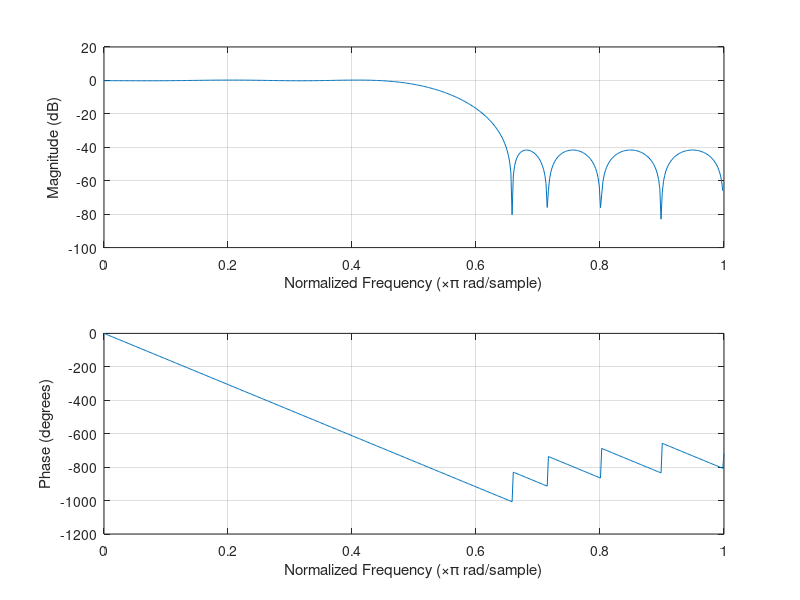
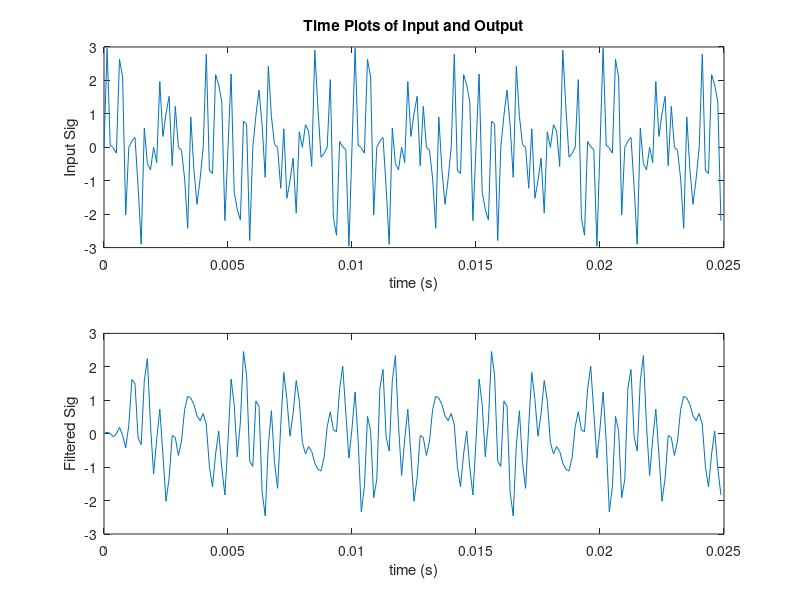
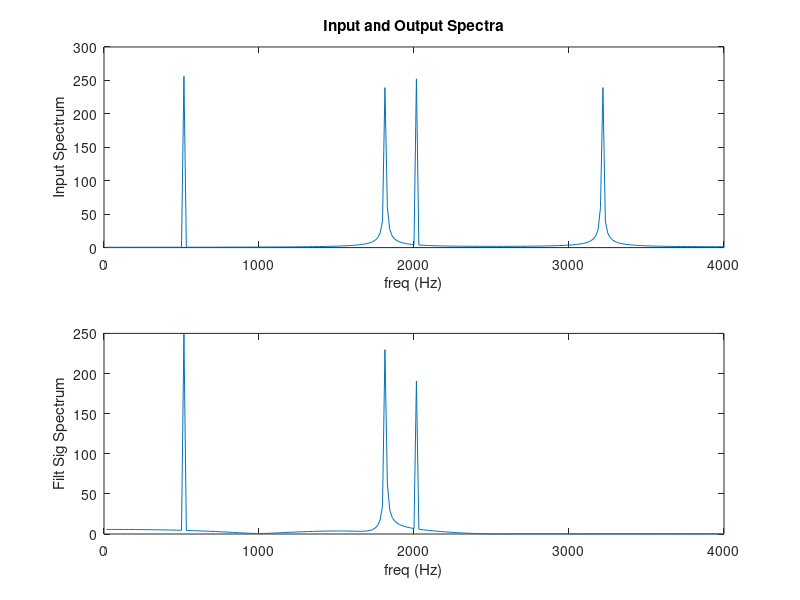

These figures' MATLAB source, in order:
% fir_2b.m
% FIR filter design example using the MATLAB FIR1 function 
% Autor: Nils Parche, 19.11.2017
clear all;
clc;

Fs=8e3; %Specify Sampling Frequency
Ts=1/Fs; %Sampling period.
Ns=512; %No of time samples to be plotted.
F=[1800 2600]; %Cutoff frequenzcy
A=[1 0]; % Desired amplitude
RP = 0.5; % Passband ripple
RS = 40; % Stopband ripple
DEV = [(10^(RP/20)-1)/(10^(RP/20)+1)  10^(-RS/20)];

t=[0:Ts:Ts*(Ns-1)]; %Make time array that contains Ns elements
%t = [0, Ts, 2Ts, 3Ts,..., (Ns-1)Ts]
%create sampled sinusoids at different frequencies

%create sampled sinusoids at different frequencies
f1=500; f2=1800; f3=2000; f4=3200;
x1=sin(2*pi*f1*t); x2=sin(2*pi*f2*t); x3=sin(2*pi*f3*t); x4=sin(2*pi*f4*t);
x=x1+x2+x3+x4; %Calculate samples for a 4-tone input signal

% N=16; %FIR1 requires filter order (N) to be EVEN when gain = 1 at Fs/2.
% W=[0.4 0.6]; %Specify Bandstop filter with stop band between
%0.4*(Fs/2) and 0.6*(Fs/2)
[N, F0, A0, W] = firpmord(F, A, DEV, Fs)
%N = N+2;
B=firpm(N, F0, A0, W) %Design FIR Filter using default Hamming window.
%create header file fir_coef.h (FIR filter coefficients)
correction = 32767;
%B_correction =cast((B*correction),'uint16') %cast B to 16 bit short Int
B_correction = floor(B*correction);
%create header file fir_coef.h (FIR filter coefficients)
filnam = fopen('LP_coeff_firpm.h', 'w'); % generate include-file
fprintf(filnam,'#define N %d\n', N+1);
fprintf(filnam,'short h[N]={\n');
j = 0;
for i= 1:N+1;
 fprintf(filnam,' %6.0f,', B_correction(i));
 j = j + 1;
 if j >7
 fprintf(filnam, '\n');
 j = 0;
 end
end
fprintf(filnam,'};\n');
fclose(filnam);
A=1; %FIR filters have no poles, only zeros.
grid on;
freqz(B,A); %Plot frequency response - both amp and phase response.
%pause; %User must hit any key on PC keyboard to continue.
figure; %Create a new figure window, so previous one isn't lost.
subplot(2,1,1); %Two subplots will go on this figure window.
Npts=200;
%Npts=Ns;
plot(t(1:Npts),x(1:Npts)) %Plot first Npts of this 4-tone input signal
title('Time Plots of Input and Output');
xlabel('time (s)'); ylabel('Input Sig');
%Now apply this filter to the 4-tone test sequence
y = filter(B,A,x);
subplot(2,1,2); %Now go to bottom subplot.
plot(t(1:Npts),y(1:Npts)); %Plot first Npts of filtered signal.
xlabel('time (s)'); ylabel('Filtered Sig');
%pause;
figure; %Create a new figure window, so previous one isn't lost.
subplot(2,1,1);
xfftmag=(abs(fft(x,Ns))); %Compute spectrum of input signal.
xfftmagh=xfftmag(1:length(xfftmag)/2);
%Plot only the first half of FFT, since second half is mirror imag
f=[1:1:length(xfftmagh)]*Fs/Ns; %Make freq array from 0 Hz to Fs/2 Hz.
plot(f,xfftmagh); %Plot frequency spectrum of input signal
title('Input and Output Spectra');
xlabel('freq (Hz)'); ylabel('Input Spectrum');
subplot(2,1,2);
yfftmag=(abs(fft(y,Ns)));
yfftmagh=yfftmag(1:length(yfftmag)/2);
%Plot only the first half of FFT, since second half is mirror image
plot(f,yfftmagh); %Plot frequency spectrum of input signal
xlabel('freq (Hz)'); ylabel('Filt Sig Spectrum');